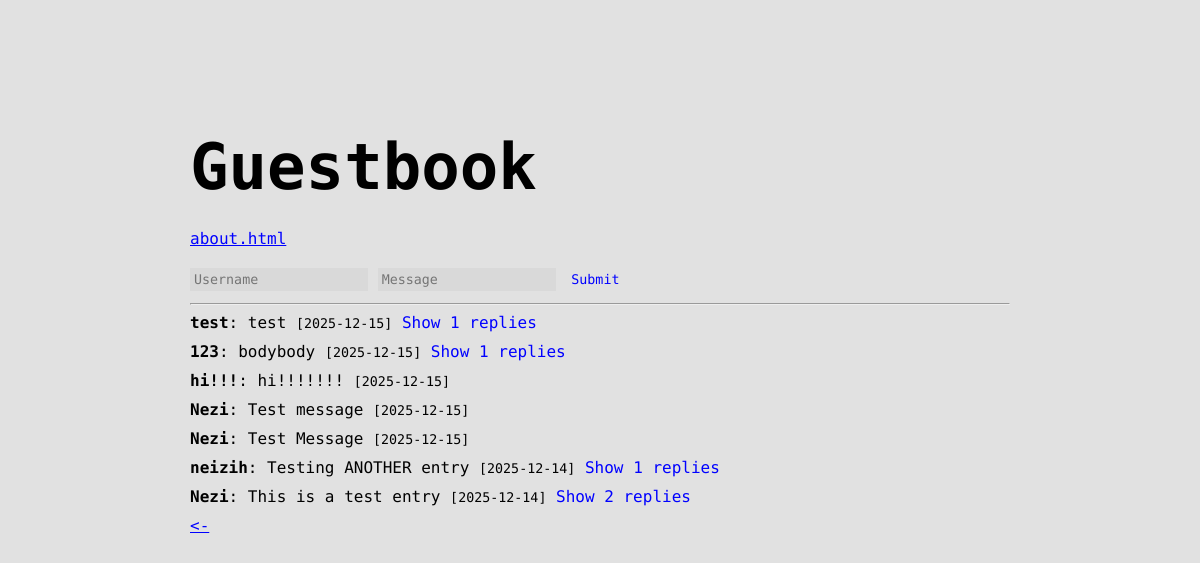
The page /index on the database as committed earlier.
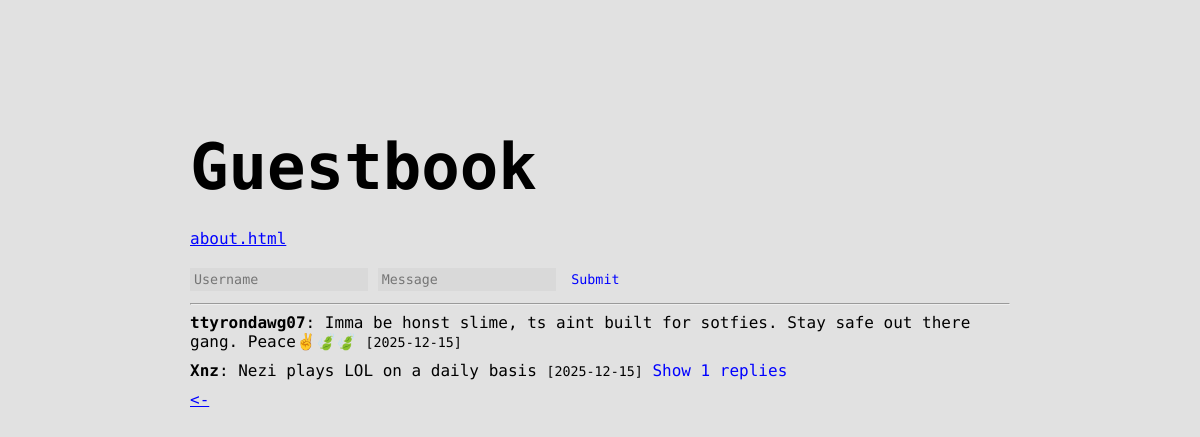
The same page on the database as committed later.
### tables this page shows
CREATE TABLE "entries"(
        "id" INTEGER PRIMARY KEY AUTOINCREMENT,
        "author" TEXT NOT NULL,
        "body" TEXT NOT NULL,
        "created_at" TIMESTAMP DEFAULT CURRENT_TIMESTAMP
        );

### app.py (the view)
@app.route("/")
@app.route("/index")
def index():
    entry_id = request.args.get('reply_to')
    con = sql.connect("database.db")
    cur = con.cursor()
    cur.execute("SELECT entries.*, COUNT(responses.id) AS reply_count FROM ENTRIES LEFT JOIN responses ON entries.id = responses.entry_id GROUP BY entries.id")
    data = cur.fetchall()
    data = list(reversed(data))
    cur.execute("SELECT * FROM responses")
    all_responses = cur.fetchall()
    print(all_responses)
    con.close()
    return render_template("index.html", datas=data, entry_id=entry_id, all_responses=all_responses)

### templates/index.html (shortened to what this page needs)
<!DOCTYPE html>
<html>
  <head>
    <link rel="stylesheet" href="/static/styles/styles.css">
  </head>
  <body class="azeret-text">
      <div class="title">
          <span>Guestbook</span>
      </div>
    <div>
    <div class="about"
        <span></apsn><a href="about">about.html</a></span>
    </div>
    <form action="/add" method="POST" id="message-form">
      <input type="text" name="author" placeholder="Username" required>
      <input type="text" name="body" placeholder="Message" required>
      <button class="button" type="submit">Submit</button>
    </form>
    </div>
    <hr>
    {% for entry in datas %}
    <div style="margin-bottom: 10px; ">
      <strong>{{ entry[1] }}</strong>: <span class="response-text" onclick="respond({{ entry[0] }}, '{{ entry[1] }}')" id="res-{{ entry[0] }}">{{ entry[2] }}</span>
      <small>[{{ entry[3][:10] }}]</small>
      {% if entry[4] > 0 %}
      <span class="show-reply" onclick="toggleReplies({{ entry[0] }}, {{ entry[4] }})" id="btn-{{ entry[0] }}">
        Show {{ entry[4] }} replies
      </span>
      {% endif %}
    </div>
    {% endfor %}
    <a href="https://nezi.xyz/"><-</a>
  </body>
</html>

### static/styles/styles.css (style rules this page uses)
.azeret-text { font-family: "Azeret Mono", serif; font-optical-sizing: auto; font-style: normal; }
body { padding-top: 130px; background: #E1E1E1; margin: auto; vertical-align: middle; width: 820px; }
input[type=text] { padding: 4px; border: 0px; background: #E1E1E1; background: #D9D9D9; box-shadow: 0; font-family: "Azeret Mono", serif; border-radius: 0px; }
.title { font-size: 64px; font-weight: 600; margin-bottom: 25px; }
.about { padding: 0 0 20px 0; }
a { color: blue; }
button, input[type="submit"] { font-family: "Azeret Mono", serif; background: #E1E1E1; border: none; outline: none; color: blue; }
hr { margin: 2-px 0; }
.show-reply { color: blue; }

Rows that differ between the two databases and show on the page:
removed entries: author "test", body "test", created_at "2025-12-15", entry "1"
removed entries: author "123", body "bodybody", created_at "2025-12-15", entry "1"
removed entries: author "hi!!!", body "hi!!!!!!!", created_at "2025-12-15"
removed entries: author "Nezi", body "Test message", created_at "2025-12-15"
removed entries: author "Nezi", body "Test Message", created_at "2025-12-15"
removed entries: author "neizih", body "Testing ANOTHER entry", created_at "2025-12-14", entry "1"
removed entries: author "Nezi", body "This is a test entry", created_at "2025-12-14", entry "2"
added entries: author "ttyrondawg07", body "Imma be honst slime, ts aint built for sotfies. Stay safe out there gang. Peace✌️🍃🍃", created_at "2025-12-15"
added entries: author "Xnz", body "Nezi plays LOL on a daily basis", created_at "2025-12-15", entry "1"
